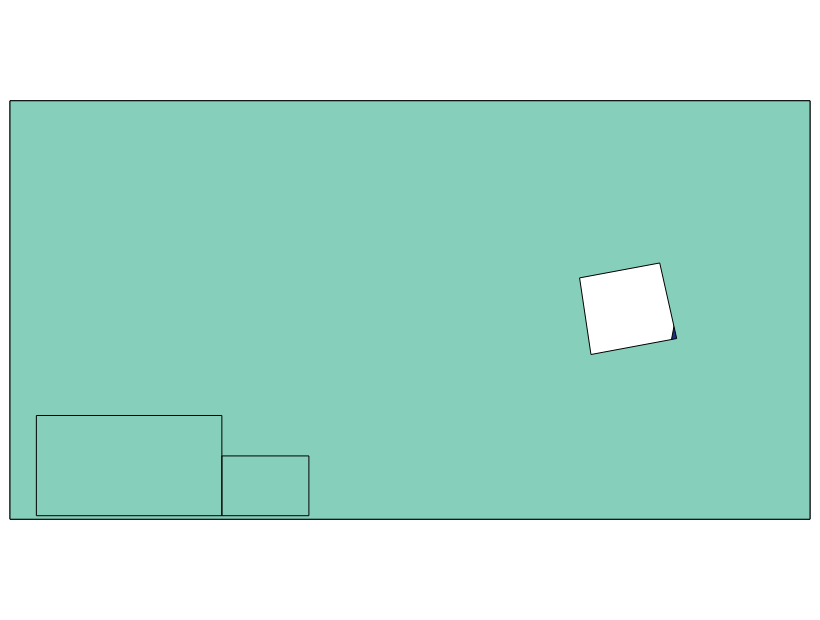

Describe this chart as a Vega-Lite specification.
### Vega specification from a JSON file in a GitHub repository (floating-point values rounded to 4 significant figures)
{"$schema": "https://vega.github.io/schema/vega/v6.json", "autosize": "none", "background": "white", "padding": 5, "width": 400, "height": 300, "style": "view", "data": [{"name": "source_0", "values": [{"type": "Feature", "properties": {"name": "a", "v": 3}, "geometry": {"type": "Polygon", "coordinates": [[[-125, 32], [-118, 48], [-100, 49], [-95, 30], [-110, 28], [-125, 32]]]}}, {"type": "Feature", "properties": {"name": "b", "v": 9}, "geometry": {"type": "Polygon", "coordinates": [[[-95, 30], [-80, 25], [-70, 44], [-90, 48], [-95, 30]]]}}, {"type": "Feature", "properties": {"name": "c", "v": 5}, "geometry": {"type": "Polygon", "coordinates": [[[-82, 35], [-75, 35], [-75, 40], [-82, 40], [-82, 35]]]}}], "format": {"type": "json"}}, {"name": "data_0", "source": "source_0", "transform": [{"type": "formula", "expr": "datum[\"properties\"] && datum[\"properties\"][\"v\"]", "as": "properties.v"}, {"type": "filter", "expr": "isValid(datum[\"properties.v\"]) && isFinite(+datum[\"properties.v\"])"}]}], "projections": [{"name": "projection", "size": {"signal": "[width, height]"}, "fit": {"signal": "data('data_0')"}, "type": "albersUsa"}], "marks": [{"name": "marks", "type": "shape", "style": ["geoshape"], "from": {"data": "data_0"}, "encode": {"update": {"stroke": {"value": "black"}, "strokeWidth": {"value": 0.5}, "fill": {"scale": "color", "field": "properties\\.v"}, "ariaRoleDescription": {"value": "geoshape"}, "description": {"signal": "\"properties.v: \" + (format(datum[\"properties.v\"], \"\"))"}}}, "transform": [{"type": "geoshape", "projection": "projection"}]}], "scales": [{"name": "color", "type": "linear", "domain": {"data": "data_0", "field": "properties\\.v"}, "range": "heatmap", "interpolate": "hcl", "zero": false}], "legends": [{"fill": "color", "gradientLength": {"signal": "clamp(height, 64, 200)"}, "title": "properties.v"}]}
